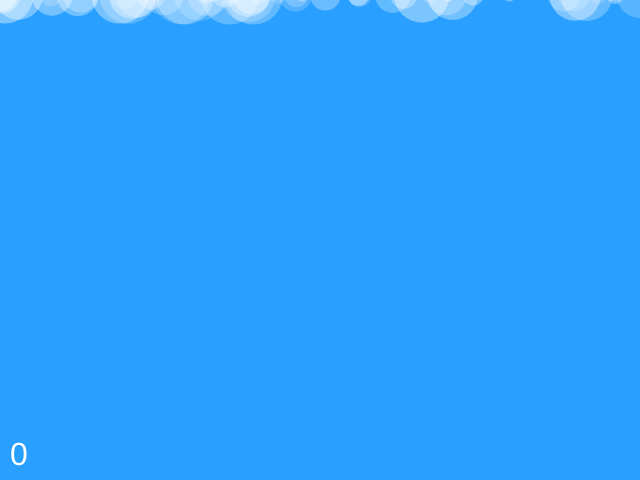
Frame 1 (no input)
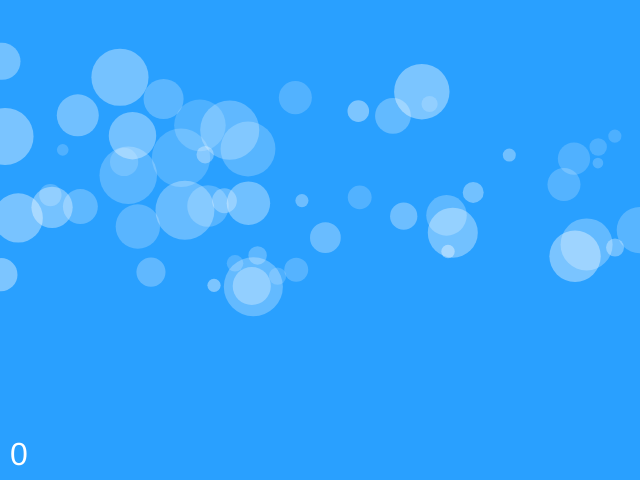
Frame 60 (no input)
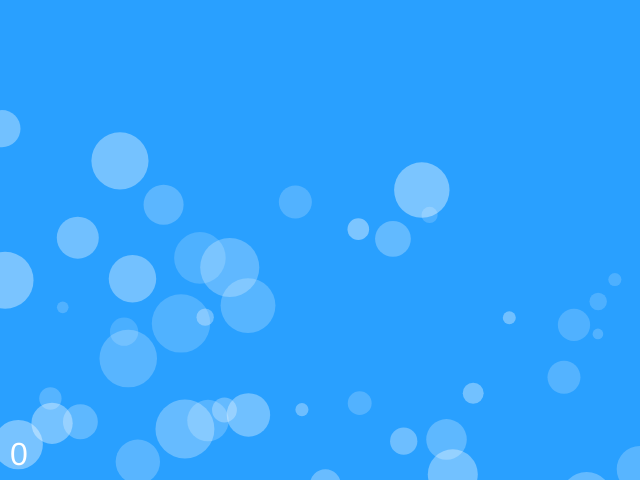
Frame 120 (the mouse pressed at the canvas centre since frame 60)

The p5.js sketch that drew these frames (run headless with seeded random() and noise() and a simulated clock; from frame 60 on, the mouse is pressed at the canvas centre):

// p5.js sketch
// ── sketch.js
var itens = [];
var pontos = 0;
function setup() {
  createCanvas(640, 480);
  for (var i = 0; i < 100; i++) {
    spawn();
  }
}

function draw() {
  noStroke();
  background('#29A0FF');

  for (var i = itens.length - 1; i >= 0; i--) {
    var c = itens[i];

    fill(c.color, c.t);
    ellipse(c.x, c.y, c.r, c.r);
    if (c.y > height + c.r/2) {
      itens.splice(i, 1);
    } else {
      c.y += c.vel;
    }
  }
  fill(255);
  textSize(32);
  text(pontos, 10, height - 15);
}

function mouseReleased() {
  for (var i = itens.length - 1; i >= 0; i--) {
    var c = itens[i];
    if (dist(c.x, c.y, mouseX, mouseY) < c.r/2) {
      itens.splice(i, 1);
      pontos += Math.trunc(c.vel);
    }
  }
}

function spawn() {
  var num = random(1);
  if (num >= 0.5) {
    itens.push({
      x: random(width),
      y: -5,
      r: random(10, 60),
      vel: random(1, 5),
      t: random(40, 100),
      color: 255
    });
  }
}
